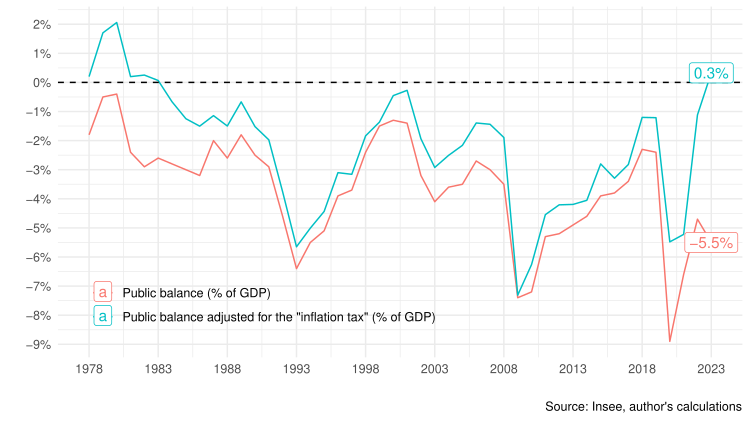

The script that saved this image:
library(tidyverse)

load("data.rds")

data |>
  transmute(date = as.Date(paste0(year, "-01-01")),
            `Public balance (% of GDP)` = deficit_PIB/100,
            `Public balance adjusted for the "inflation tax" (% of GDP)` = deficit_PIB/100+taxe_inflationniste/PIB) |>
  gather(variable, value, -date) |>
  ggplot() + geom_line(aes(x = date, y = value, color = variable)) +
  theme_minimal() + xlab("") + ylab("") +
  theme(legend.title = element_blank(),
        legend.position = c(0.3, 0.15)) +
  scale_x_date(breaks = as.Date(paste0(seq(1978, 2100, 5), "-01-01")),
               labels = scales::date_format("%Y")) +
  scale_y_continuous(breaks = 0.01*seq(-100, 100, 1),
                     labels = scales::percent_format(accuracy = 1)) +
  geom_hline(yintercept = 0, linetype = "dashed") +
  geom_label(data = . %>% 
               filter(date == max(date)),
             aes(x = date, y = value,  color = variable, label = scales::percent(value, acc = 0.1))) +
  labs(caption = "Source: Insee, author's calculations")

ggsave("figure3.png", width = 1.25*6, height = 1.25*3.375, bg = "white")
ggsave("figure3.pdf", width = 1.25*6, height = 1.25*3.375)


data |>
  transmute(date = as.Date(paste0(year, "-01-01")),
            `Public deficit (% of GDP)` = -deficit_PIB/100,
            `Public deficit adjusted for the "inflation tax" (% of GDP)` = -deficit_PIB/100-taxe_inflationniste/PIB) |>
  gather(variable, value, -date) |>
  ggplot() + geom_line(aes(x = date, y = value, color = variable)) +
  theme_minimal() + xlab("") + ylab("") +
  theme(legend.title = element_blank(),
        legend.position = c(0.3, 0.85)) +
  scale_x_date(breaks = as.Date(paste0(seq(1978, 2100, 5), "-01-01")),
               labels = scales::date_format("%Y")) +
  scale_y_continuous(breaks = 0.01*seq(-100, 100, 1),
                     labels = scales::percent_format(accuracy = 1)) +
  geom_hline(yintercept = 0, linetype = "dashed") +
  geom_label(data = . %>% 
               filter(date == max(date)),
             aes(x = date, y = value,  color = variable, label = scales::percent(value, acc = 0.1))) +
  labs(caption = "Source: Insee, author's calculations")

ggsave("figure3b.png", width = 1.25*6, height = 1.25*3.375, bg = "white")
ggsave("figure3b.pdf", width = 1.25*6, height = 1.25*3.375)
